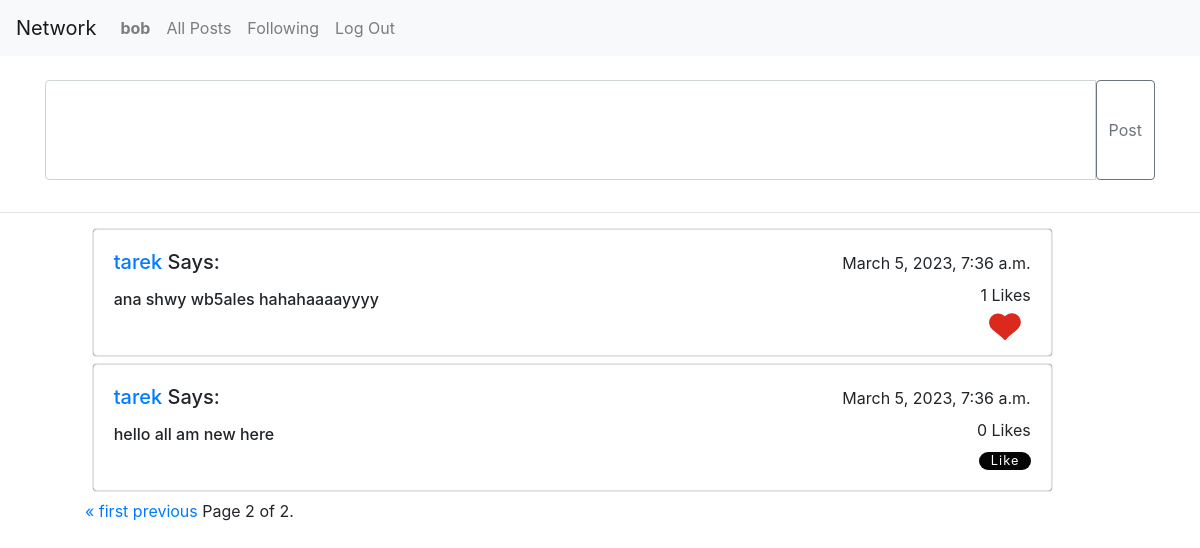
/?page=2 (signed in), run on the app's committed database.
### network/models.py (models this page shows, shortened)
class User(AbstractUser):
    followers = models.ManyToManyField('self', symmetrical=False, blank=True, related_name="user_followers")

class post(models.Model):
     user = models.ForeignKey(User, on_delete=models.CASCADE, related_name="user_post")
     body = models.TextField(blank=False)
     timestamp = models.DateTimeField(auto_now_add=True)
     user_likes = models.ManyToManyField(User, blank=True, related_name="user_like")

### network/views.py (the view)
# urls.py: path("", views.index, name="index"),
def index(request):
    posts = post.objects.order_by("-timestamp").all()
    ptr = Paginator(posts,10)
    page_number = request.GET.get('page')
    page_obj = ptr.get_page(page_number)
    return render(request, "network/index.html",{
        "page_obj":page_obj
    })

### network/templates/network/index.html (shortened to what this page needs)
{% extends "network/layout.html" %}
{% load static %}
{% block body %}
{%if request.user.is_authenticated%}
<br>
<div class="container">
    <div style="align-items: center; align-self: center; align-content: center;">
            <div class="input-group mb-3 marg_btm">
                <input required autofocus class="form-control input_text" type="text" id="form_body">
                <input class="btn btn-outline-secondary" type="submit" onclick="add_post()" id="button-addon1" value="Post">
            </div>
</div>
</div>
<hr>
<div class="container-lg">
    <ul id="post_content" style="width: 90%;">
        {%for posts in page_obj%}
          <li class="post_li card" style="width:100%;">
                <div class="card-body">
                <div class="card-title"><h5 style="float:right;"><small>{{posts.timestamp}}</small></h5><h5 class="card-content">
                    <a href="{% url 'user_page' posts.user.id %}">{{posts.user}}</a> Says:</h5>
                    <h5  class="card-content" style="float:right;"><small><span class="like_c">{{posts.user_likes.count}}</span> Likes</small></h5>
                </div>
                <h6 class="card-text post_body" style="display: flex;" data-body="{{posts.body}}">{{posts.body}}</h6>
                <div style="float:right;">
                    {%if request.user in posts.user_likes.all%}
                        <div class="heart-btn">
                            <button class="like-btn"><span>Like</span></button>
                        </div>
                        {%else%}
                        <div class="heart-btn">
                            <button class="like-btn"><span>Like</span></button>
                        </div>
                    {%endif%}
                  </div>
                </div>
            </li>
        {%endfor%}
        <div class="pagination">
            <span class="step-links">
                {% if page_obj.has_previous %}
                    <a href="?page=1">&laquo; first</a>
                    <a href="?page={{ page_obj.previous_page_number }}">previous</a>
                {% endif %}
                <span class="current">
                    Page {{ page_obj.number }} of {{ page_obj.paginator.num_pages }}.
                </span>
            </span>
        </div>
    </ul>
</div>
{%else%}
<div class="d-flex justify-content-center row" style="margin: 2%;"><h6 style="color: navy;">Share Your Own Post, <a href="{% url 'login' %}">Log In here.</a></h6></div>
<hr>
{%endif%}
{% endblock %}

### network/templates/network/layout.html (shortened to what this page needs)
{% load static %}
<!DOCTYPE html>
<html lang="en">
    <head>
        <link rel="stylesheet" href="https://stackpath.bootstrapcdn.com/bootstrap/4.4.1/css/bootstrap.min.css">
        <link href="{% static 'network/styles.css' %}" rel="stylesheet">
    </head>
    <body>
        <nav class="navbar navbar-expand-lg navbar-light bg-light">
            <a class="navbar-brand" href="#">Network</a>
            <div>
              <ul class="navbar-nav mr-auto">
                {% if user.is_authenticated %}
                    <li class="nav-item">
                        <a class="nav-link" href="#"><strong>{{ request.user.username }}</strong></a>
                    </li>
                {% endif %}
                <li class="nav-item">
                  <a class="nav-link" href="{% url 'index' %}">All Posts</a>
                </li>
                {% if user.is_authenticated %}
                    <li class="nav-item">
                        <a class="nav-link" href="{% url 'following' %}">Following</a>
                    </li>
                    <li class="nav-item">
                        <a class="nav-link" href="{% url 'logout' %}">Log Out</a>
                    </li>
                {% endif %}
              </ul>
            </div>
          </nav>
        <div class="body">
            {% block body %}
            {% endblock %}
        </div>
    </body>
</html>

### network/static/network/styles.css (style rules this page uses)
.input_text { height:100px; word-break: break-word; }
.marg_btm { margin-bottom:3%; }
.post_li { margin: 0.8%; list-style-type: none; box-shadow: 0 0 1px rgb(0, 0, 0); transition: ease-in 280ms; }
.heart-btn { width: 4em; height: 1.4em; position: relative; font-size: 0.8em; }
.like-btn { background: transparent; border: none; outline: none; color: #fff; letter-spacing: 1px; font-size: 1em; }
.heart-btn .like-btn::before, .heart-btn .like-btn::after { content: ''; position: absolute; top: 0; width: 50%; height: 100%; background-color: #050505; z-index: 0; transition: 0.4s; }
.heart-btn .like-btn::before { left: 0; border-radius: 1em 0 0 1em; }
.heart-btn .like-btn::after { right: 0; border-radius: 0 1em 1em 0; }
.heart-btn span { position: absolute; z-index: 1; top: 50%; left: 50%; transform: translate(-50%,-50%); }
input[type="checkbox"]:checked + .like-btn::before { transform: rotate(39.5deg) translate(0.5em , -0.525em); animation: glow 0.6s ease-in 0.4s forwards; }
input[type="checkbox"]:checked + .like-btn::after { transform: rotate(-39.5deg) translate(-0.5em , -0.525em); animation: glow 0.6s ease-in 0.4s forwards; }

### data on the page
User: user.username "bob"
post: timestamp "March 5, 2023, 7:36 a.m.", user "tarek", user_likes.count "1", body "ana shwy wb5ales hahahaaaayyyy"
post: timestamp "March 5, 2023, 7:36 a.m.", user "tarek", user_likes.count "0", body "hello all am new here"

### other printed values
{{ page_obj.number }} "2"
{{ page_obj.paginator.num_pages }} "2"
